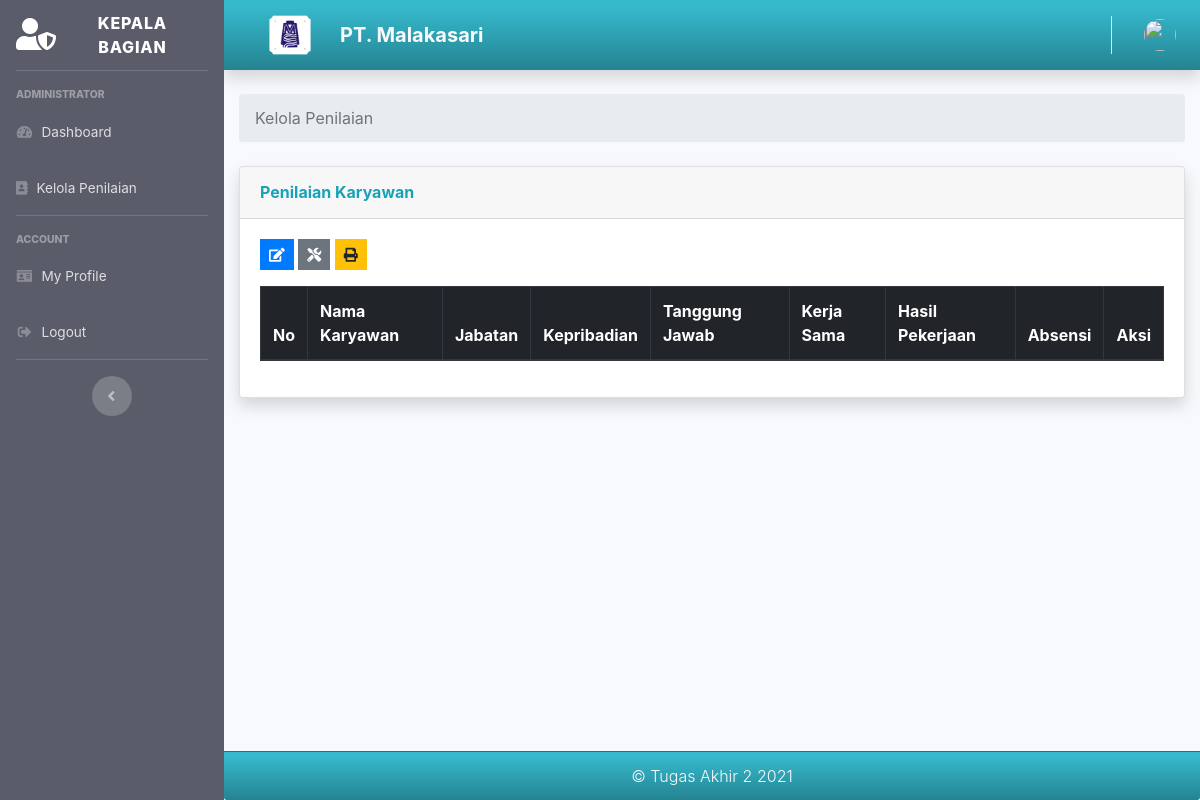
/index.php/kepala_bagian/kelola_penilaian, run on an earlier commit of the app's database.
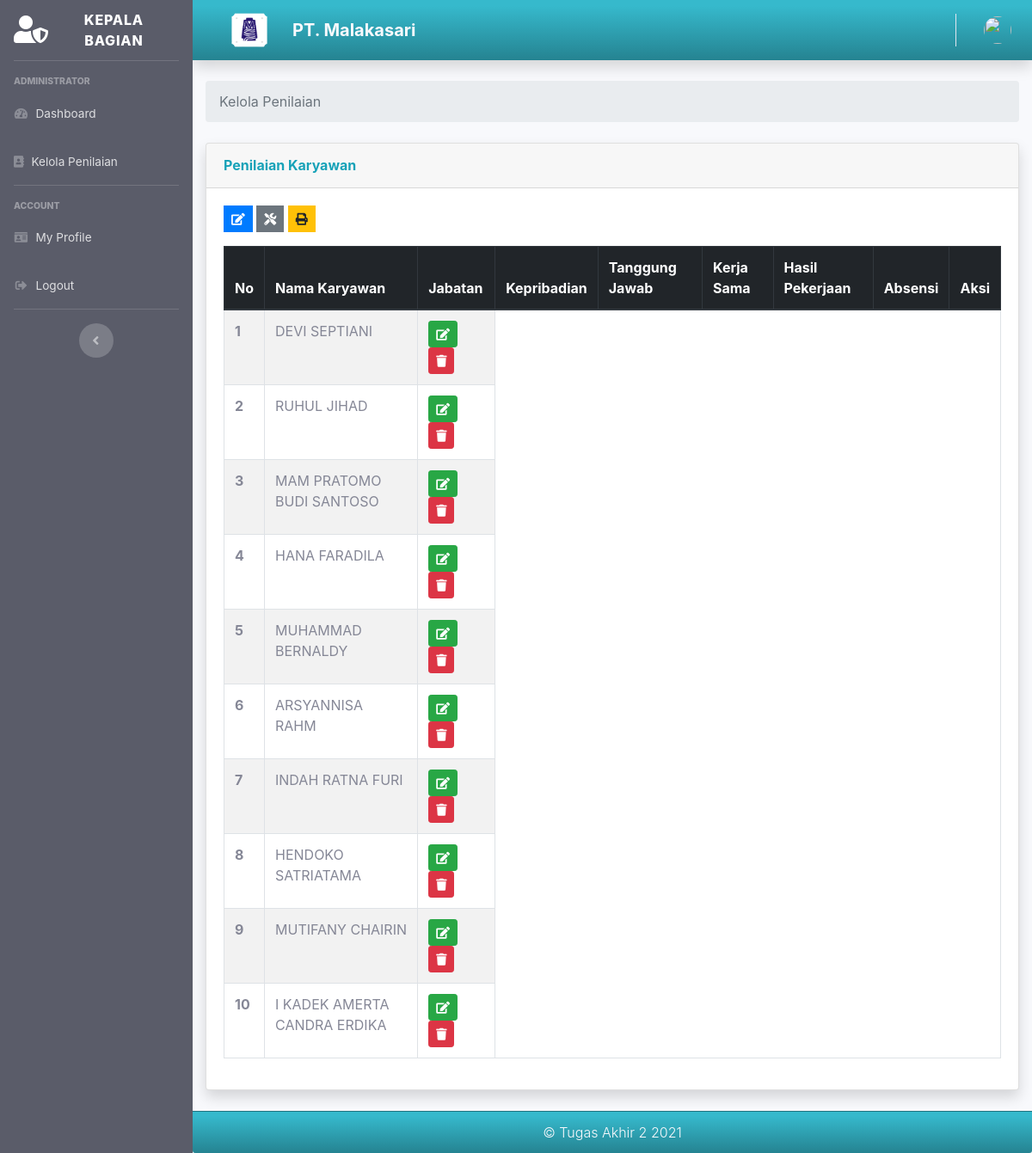
And on a later commit of the database.
### tables this page shows
CREATE TABLE `tb_karyawan` (
  `NIK` varchar(16) NOT NULL,
  `nama_karyawan` varchar(30) NOT NULL,
  `jenis_kelamin` char(1) NOT NULL,
  `tempat_lahir` varchar(20) NOT NULL,
  `tgl_lahir` date NOT NULL,
  `alamat` varchar(50) NOT NULL,
  `jabatan` varchar(15) NOT NULL,
  `status` varchar(20) NOT NULL
);

### application/controllers/Kepala_bagian.php (called while the page is built, shortened)
<?php
class Kepala_bagian extends CI_Controller
{
    public function __construct()
    {
        $this->load->model('Kriteria_model');
        $this->load->model('Kabag_model');
        $this->load->model('Karyawan_model');
        $this->load->model('Penilaian_model');
    }
    public function kelola_penilaian()
    {
        $data['user'] = $this->db->get_where('user', ['email' => $this->session->userdata('email')])->row_array();
        $data['title'] = 'Tambah Penilaian';
        $data['karyawan'] = $this->Karyawan_model->getDataKaryawanDiNilai();
        $this->load->view('templates/kabag_header', $data);
        $this->load->view('templates/kabag_sidebar', $data);
        $this->load->view('templates/kabag_topbar', $data);
        $this->load->view('kepala_bagian/kelola_penilaian', $data);
        $this->load->view('templates/kabag_footer', $data);
    }
}

### index.php (called while the page is built, shortened)
<?php
require_once BASEPATH.'core/CodeIgniter.php';

### application/models/Karyawan_model.php (called while the page is built, shortened)
<?php
class Karyawan_model extends CI_Model
{
    public function getDataKaryawanDiNilai()
    {
        return $this->db->get_where('tb_karyawan', ['status' => 'Dinilai'])->result_array();
    }
}

### application/views/kepala_bagian/kelola_penilaian.php (the view, shortened to what this page needs)
<div class="container-fluid">
    <nav aria-label="breadcrumb">
        <ol class="breadcrumb">
            <li class="breadcrumb-item active" aria-current="page">Kelola Penilaian
            </li>
        </ol>
    </nav>
    <div class="card shadow mb-4">
        <div class="card-header py-3">
            <h6 class="m-0 font-weight-bold text-info">Penilaian Karyawan</h6>
        </div>
        <div class="card-body">
            <a class="btn btn-primary btn-sm rounded-0 mb-3" type="a" data-toggle="tooltip" data-placement="top" title="Input" href="<?= base_url('kepala_bagian/tambah_penilaian'); ?>"><i class="fa fa-edit"></i></a>
            <a class="btn btn-secondary btn-sm rounded-0 mb-3" type="a" data-toggle="tooltip" data-placement="top" title="Hitung Penilaian" href="<?= base_url('kepala_bagian/hitung'); ?>"><i class="fas fa-tools"></i></a>
            <a class="btn btn-warning btn-sm rounded-0 mb-3" type="a" data-toggle="tooltip" data-placement="top" title="Laporan" href=""><i class="fas fa-print"></i></a>
            <table id="example" class="table table-striped table-bordered" style="width:100%">
                <thead class="thead-dark">
                    <tr>
                        <th scope="col">No</th>
                        <th scope="col">Nama Karyawan</th>
                        <th scope="col">Jabatan</th>
                        <th scope="col">Kepribadian</th>
                        <th scope="col">Tanggung Jawab</th>
                        <th scope="col">Kerja Sama</th>
                        <th scope="col">Hasil Pekerjaan</th>
                        <th scope="col">Absensi</th>
                        <th scope="col">Aksi</th>
                    </tr>
                </thead>
                <tbody>
                    <?php $i = 1; ?>
                    <?php foreach ($karyawan as $d) : ?>
                        <tr>
                            <th scope="row"><?= $i; ?></th>
                            <td><?= $d['nama_karyawan']; ?></td>
                            <td> <a class="btn btn-success btn-sm " type="a" data-toggle="tooltip" data-placement="top" title="Edit" href="<?= base_url('kepala_bagian/ubah_penilaian'); ?>"><i class="fa fa-edit"></i></a>
                                <a class="btn btn-danger btn-sm " type="button" data-toggle="tooltip" data-placement="top" title="Delete" href=""><i class="fa fa-trash"></i></a>
                            </td>
                        </tr>
                    <?php $i++;
                    endforeach; ?>
                </tbody>
            </table>
        </div>
    </div>
</div>
</div>

What changed in the data, as far as the page shows it:
added tb_karyawan: nama_karyawan "DEVI SEPTIANI"
added tb_karyawan: nama_karyawan "RUHUL JIHAD"
added tb_karyawan: nama_karyawan "MAM PRATOMO BUDI SANTOSO"
added tb_karyawan: nama_karyawan "HANA FARADILA"
added tb_karyawan: nama_karyawan "MUHAMMAD BERNALDY"
added tb_karyawan: nama_karyawan "ARSYANNISA RAHM"
added tb_karyawan: nama_karyawan "INDAH RATNA FURI"
added tb_karyawan: nama_karyawan "HENDOKO SATRIATAMA"
added tb_karyawan: nama_karyawan "MUTIFANY CHAIRIN"
added tb_karyawan: nama_karyawan "I KADEK AMERTA CANDRA ERDIKA"
